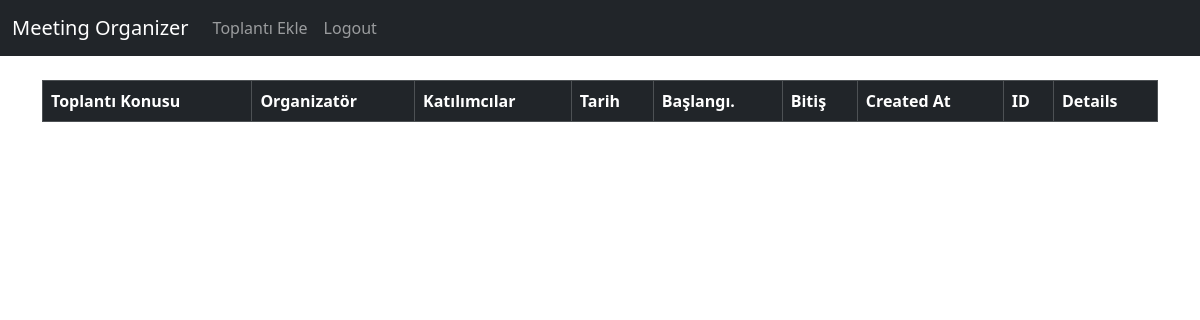
Before: / (signed in) with the older database file.
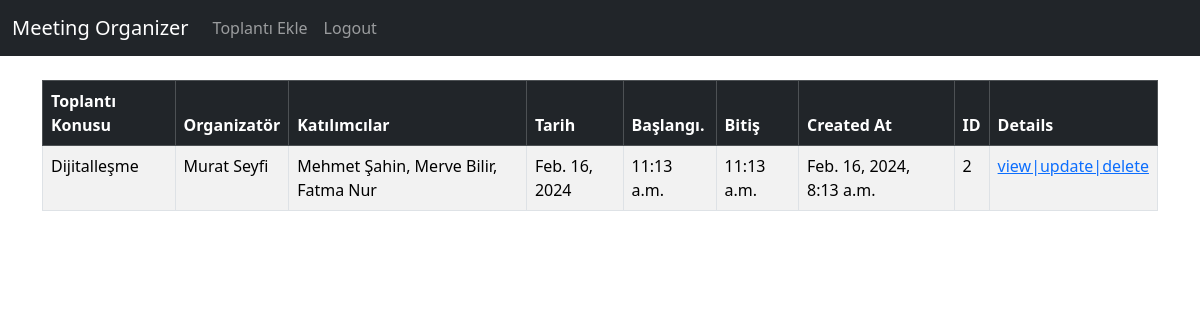
After: the same page with the newer database file.
### website/models.py (models this page shows, shortened)
class Record(models.Model):
    created_at = models.DateTimeField(auto_now_add=True)
    meet_subject = models.CharField(max_length=200)
    organizer = models.CharField(max_length=100)
    participants = models.TextField()
    meet_date = models.DateField(auto_now=True)
    start_time = models.TimeField(auto_now=True)
    end_time = models.TimeField(auto_now=True)

### website/views.py (the view)
# urls.py: path('', views.home, name='home'),
def home(request):
    records = Record.objects.all()
    if request.method == 'POST':
        username = request.POST['username']
        password = request.POST['password']
        user = authenticate(request, username=username, password=password)
        if user is not None:
            login(request, user)
            messages.success(request, "You Have Been Logged In!")
            return redirect('home')
        else:
            messages.success(request, "There Was An Error Logging In, Please Try Again...")
            return redirect('home')
    else:
        return render(request, 'home.html', {'records':records})

### website/templates/home.html (shortened to what this page needs)
{% extends 'base.html' %}
{% block content %}
        {% if user.is_authenticated %}
            <table class="table table-striped table-hover table-bordered ">
                <thead class="table-dark">
                  <tr>
                    <th scope="col">Toplantı Konusu</th>
                    <th scope="col">Organizatör</th>
                    <th scope="col">Katılımcılar</th>
                    <th scope="col">Tarih</th>
                    <th scope="col">Başlangı.</th>
                    <th scope="col">Bitiş</th>
                    <th scope="col">Created At</th>
                    <th scope="col">ID</th>
                    <th scope="col">Details</th>
                  </tr>
                </thead>
                <tbody>
                    {% if records %}
                        {% for record in records %}
                        <tr>
                            <td>{{ record.meet_subject }}</td>
                            <td>{{ record.organizer }}</td>
                            <td>{{ record.participants }}</td>
                            <td>{{ record.meet_date }}</td>
                            <td>{{ record.start_time }}</td>
                            <td>{{ record.end_time }}</td>
                            <td>{{ record.created_at }}</td>
                            <td>{{ record.id }}</td>
                            <td><a href="{% url 'record' record.id %}">view|</a><a href="{% url 'update_record' record.id %}">update|</a><a href="{% url 'delete_record' record.id %}">delete</a></td>
                        </tr>
                        {% endfor %}
                    {% endif %}
                </tbody>
              </table>
        {% endif %}
{% endblock %}

### website/templates/base.html (shortened to what this page needs)
<!doctype html>
<html lang="en">
  <head>
    <link href="https://cdn.jsdelivr.net/npm/bootstrap@5.3.2/dist/css/bootstrap.min.css" rel="stylesheet">
  </head>
  <body>
    {% include 'navbar.html' %}
    <div class="container">
        <br />
        {% block content %}
        {% endblock %}
    </div>
  </body>
</html>

### website/templates/navbar.html (shortened to what this page needs)
<nav class="navbar navbar-expand-lg navbar-dark bg-dark">
    <div class="container-fluid">
      <a class="navbar-brand" href="{% url 'home' %}">Meeting Organizer</a>
      <div class="collapse navbar-collapse" id="navbarSupportedContent">
        <ul class="navbar-nav me-auto mb-2 mb-lg-0">
          {% if user.is_authenticated %}
            <li class="nav-item">
              <a class="nav-link" href="{% url 'add_record' %}">Toplantı Ekle</a>
            </li>
            <li class="nav-item">
              <a class="nav-link" href="{% url 'logout' %}">Logout</a>
            </li>
          {% endif %}
        </ul>
      </div>
    </div>
  </nav>

Changed rows visible on the page:
added Record: meet_subject "Dijitalleşme", organizer "Murat Seyfi", participants "Mehmet Şahin, Merve Bilir, Fatma Nur", meet_date "Feb. 16, 2024", start_time "11:13 a.m.", end_time "11:13 a.m.", created_at "Feb. 16, 2024, 8:13 a.m.", id "2"
